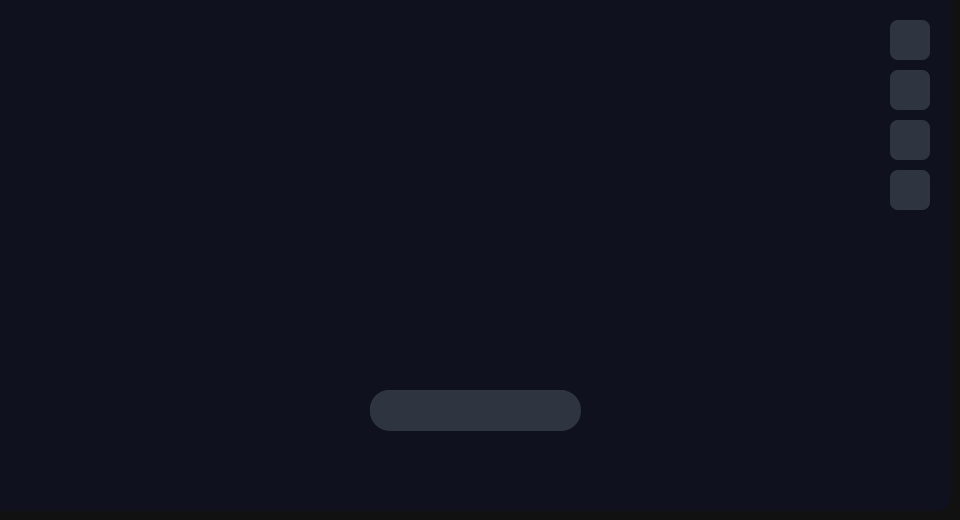
            <widget class="QWidget" name="Desktop_2">
             <property name="styleSheet">
              <string notr="true">background-color: rgb(17, 17, 17);
border-bottom-right-radius: 13px;</string>
             </property>
             <widget class="QFrame" name="frame_2">
              <property name="geometry">
               <rect>
                <x>0</x>
                <y>0</y>
                <width>951</width>
                <height>511</height>
               </rect>
              </property>
              <property name="styleSheet">
               <string notr="true">border-bottom-right-radius: 13px;
background-color: rgb(15, 17, 30);</string>
              </property>
              <property name="frameShape">
               <enum>QFrame::StyledPanel</enum>
              </property>
              <property name="frameShadow">
               <enum>QFrame::Raised</enum>
              </property>
              <widget class="QPushButton" name="calc">
               <property name="geometry">
                <rect>
                 <x>890</x>
                 <y>70</y>
                 <width>40</width>
                 <height>40</height>
                </rect>
               </property>
               <property name="minimumSize">
                <size>
                 <width>40</width>
                 <height>40</height>
                </size>
               </property>
               <property name="maximumSize">
                <size>
                 <width>40</width>
                 <height>40</height>
                </size>
               </property>
               <property name="cursor">
                <cursorShape>PointingHandCursor</cursorShape>
               </property>
               <property name="styleSheet">
                <string notr="true">background-color:#2E3440;
border: none;
border-radius: 8px;</string>
               </property>
               <property name="text">
                <string/>
               </property>
               <property name="icon">
                <iconset>
                 <normaloff>V2 Icons/calculator4px.png</normaloff>V2 Icons/calculator4px.png</iconset>
               </property>
               <property name="iconSize">
                <size>
                 <width>30</width>
                 <height>30</height>
                </size>
               </property>
              </widget>
              <widget class="QPushButton" name="calc_2">
               <property name="geometry">
                <rect>
                 <x>890</x>
                 <y>170</y>
                 <width>40</width>
                 <height>40</height>
                </rect>
               </property>
               <property name="minimumSize">
                <size>
                 <width>40</width>
                 <height>40</height>
                </size>
               </property>
               <property name="maximumSize">
                <size>
                 <width>40</width>
                 <height>40</height>
                </size>
               </property>
               <property name="cursor">
                <cursorShape>PointingHandCursor</cursorShape>
               </property>
               <property name="styleSheet">
                <string notr="true">background-color: #2E3440;
border: none;
border-radius: 8px;</string>
               </property>
               <property name="text">
                <string/>
               </property>
               <property name="icon">
                <iconset>
                 <normaloff>V2 Icons/private_folderpx.png</normaloff>V2 Icons/private_folderpx.png</iconset>
               </property>
               <property name="iconSize">
                <size>
                 <width>30</width>
                 <height>30</height>
                </size>
               </property>
              </widget>
              <widget class="QPushButton" name="calc_3">
               <property name="geometry">
                <rect>
                 <x>890</x>
                 <y>120</y>
                 <width>40</width>
                 <height>40</height>
                </rect>
               </property>
               <property name="minimumSize">
                <size>
                 <width>40</width>
                 <height>40</height>
                </size>
               </property>
               <property name="maximumSize">
                <size>
                 <width>40</width>
                 <height>40</height>
                </size>
               </property>
               <property name="cursor">
                <cursorShape>PointingHandCursor</cursorShape>
               </property>
               <property name="styleSheet">
                <string notr="true">background-color: #2E3440;
border: none;
border-radius: 8px;</string>
               </property>
               <property name="text">
                <string/>
               </property>
               <property name="icon">
                <iconset>
                 <normaloff>V2 Icons/music_video_0px.png</normaloff>V2 Icons/music_video_0px.png</iconset>
               </property>
               <property name="iconSize">
                <size>
                 <width>20</width>
                 <height>20</height>
                </size>
               </property>
              </widget>
              <widget class="QPushButton" name="calc_4">
               <property name="geometry">
                <rect>
                 <x>890</x>
                 <y>20</y>
                 <width>40</width>
                 <height>40</height>
                </rect>
               </property>
               <property name="minimumSize">
                <size>
                 <width>40</width>
                 <height>40</height>
                </size>
               </property>
               <property name="maximumSize">
                <size>
                 <width>40</width>
                 <height>40</height>
                </size>
               </property>
               <property name="cursor">
                <cursorShape>PointingHandCursor</cursorShape>
               </property>
               <property name="styleSheet">
                <string notr="true">background-color: #2E3440;
border: none;
border-radius: 8px;</string>
               </property>
               <property name="text">
                <string/>
               </property>
               <property name="icon">
                <iconset>
                 <normaloff>V2 Icons/record_px.png</normaloff>V2 Icons/record_px.png</iconset>
               </property>
               <property name="iconSize">
                <size>
                 <width>30</width>
                 <height>30</height>
                </size>
               </property>
              </widget>
              <widget class="QFrame" name="frame_3">
               <property name="geometry">
                <rect>
                 <x>370</x>
                 <y>390</y>
                 <width>211</width>
                 <height>41</height>
                </rect>
               </property>
               <property name="styleSheet">
                <string notr="true">background-color: #2E3440;
border-radius:20px;

</string>
               </property>
               <property name="frameShape">
                <enum>QFrame::StyledPanel</enum>
               </property>
               <property name="frameShadow">
                <enum>QFrame::Raised</enum>
               </property>
               <widget class="QPushButton" name="calc_9">
                <property name="geometry">
                 <rect>
                  <x>0</x>
                  <y>0</y>
                  <width>40</width>
                  <height>40</height>
                 </rect>
                </property>
                <property name="minimumSize">
                 <size>
                  <width>40</width>
                  <height>40</height>
                 </size>
                </property>
                <property name="maximumSize">
                 <size>
                  <width>40</width>
                  <height>40</height>
                 </size>
                </property>
                <property name="cursor">
                 <cursorShape>PointingHandCursor</cursorShape>
                </property>
                <property name="styleSheet">
                 <string notr="true">background-color: #2E3440;
border: none;
border-top-left-radius:19px;
border-bottom-left-radius:19px;
border-top-right-radius:0px;
border-bottom-right-radius:0px;</string>
                </property>
                <property name="text">
                 <string/>
                </property>
                <property name="icon">
                 <iconset>
                  <normaloff>V2 Icons/image-removebg-preview.png</normaloff>V2 Icons/image-removebg-preview.png</iconset>
                </property>
                <property name="iconSize">
                 <size>
                  <width>40</width>
                  <height>40</height>
                 </size>
                </property>
               </widget>
               <widget class="QPushButton" name="calc_11">
                <property name="geometry">
                 <rect>
                  <x>40</x>
                  <y>0</y>
                  <width>40</width>
                  <height>40</height>
                 </rect>
                </property>
                <property name="minimumSize">
                 <size>
                  <width>40</width>
                  <height>40</height>
                 </size>
                </property>
                <property name="maximumSize">
                 <size>
                  <width>40</width>
                  <height>40</height>
                 </size>
                </property>
                <property name="cursor">
                 <cursorShape>PointingHandCursor</cursorShape>
                </property>
                <property name="styleSheet">
                 <string notr="true">background-color:#2E3440;;
border: none;
border-radius: 0px;</string>
                </property>
                <property name="text">
                 <string/>
                </property>
                <property name="icon">
                 <iconset>
                  <normaloff>V2 Icons/shopping_bag_px.png</normaloff>V2 Icons/shopping_bag_px.png</iconset>
                </property>
                <property name="iconSize">
                 <size>
                  <width>30</width>
                  <height>30</height>
                 </size>
                </property>
               </widget>
               <widget class="QPushButton" name="calc_12">
                <property name="geometry">
                 <rect>
                  <x>80</x>
                  <y>0</y>
                  <width>40</width>
                  <height>40</height>
                 </rect>
                </property>
                <property name="minimumSize">
                 <size>
                  <width>40</width>
                  <height>40</height>
                 </size>
                </property>
                <property name="maximumSize">
                 <size>
                  <width>40</width>
                  <height>40</height>
                 </size>
                </property>
                <property name="cursor">
                 <cursorShape>PointingHandCursor</cursorShape>
                </property>
                <property name="styleSheet">
                 <string notr="true">background-color: #2E3440;
border: none;
border-radius: 0px;</string>
                </property>
                <property name="text">
                 <string/>
                </property>
                <property name="icon">
                 <iconset>
                  <normaloff>V2 Icons/opened_folder_5x.png</normaloff>V2 Icons/opened_folder_5x.png</iconset>
                </property>
                <property name="iconSize">
                 <size>
                  <width>24</width>
                  <height>24</height>
                 </size>
                </property>
               </widget>
               <widget class="QPushButton" name="calc_13">
                <property name="geometry">
                 <rect>
                  <x>120</x>
                  <y>0</y>
                  <width>40</width>
                  <height>40</height>
                 </rect>
                </property>
                <property name="minimumSize">
                 <size>
                  <width>40</width>
                  <height>40</height>
                 </size>
                </property>
                <property name="maximumSize">
                 <size>
                  <width>40</width>
                  <height>40</height>
                 </size>
                </property>
                <property name="cursor">
                 <cursorShape>PointingHandCursor</cursorShape>
                </property>
                <property name="styleSheet">
                 <string notr="true">background-color: #2E3440;
border: none;
border-radius: 0px;</string>
                </property>
                <property name="text">
                 <string/>
                </property>
                <property name="icon">
                 <iconset>
                  <normaloff>V2 Icons/cloudpx.png</normaloff>V2 Icons/cloudpx.png</iconset>
                </property>
                <property name="iconSize">
                 <size>
                  <width>30</width>
                  <height>30</height>
                 </size>
                </property>
               </widget>
               <widget class="QPushButton" name="calc_14">
                <property name="geometry">
                 <rect>
                  <x>160</x>
                  <y>0</y>
                  <width>40</width>
                  <height>40</height>
                 </rect>
                </property>
                <property name="minimumSize">
                 <size>
                  <width>40</width>
                  <height>40</height>
                 </size>
                </property>
                <property name="maximumSize">
                 <size>
                  <width>40</width>
                  <height>40</height>
                 </size>
                </property>
                <property name="cursor">
                 <cursorShape>PointingHandCursor</cursorShape>
                </property>
                <property name="styleSheet">
                 <string notr="true">background-color: #2E3440;
border: none;
border-radius: 8px;</string>
                </property>
                <property name="text">
                 <string/>
                </property>
                <property name="icon">
                 <iconset>
                  <normaloff>V2 Icons/update_px.png</normaloff>V2 Icons/update_px.png</iconset>
                </property>
                <property name="iconSize">
                 <size>
                  <width>30</width>
                  <height>30</height>
                 </size>
                </property>
               </widget>
              </widget>
              <widget class="QPushButton" name="pushButton">
               <property name="geometry">
                <rect>
                 <x>0</x>
                 <y>0</y>
                 <width>951</width>
                 <height>461</height>
                </rect>
               </property>
               <property name="text">
                <string/>
               </property>
               <property name="icon">
                <iconset>
                 <normaloff>V2 Icons/jakob-owens-EwRM05V0VSI-unsplash.jpg</normaloff>V2 Icons/jakob-owens-EwRM05V0VSI-unsplash.jpg</iconset>
               </property>
               <property name="iconSize">
                <size>
                 <width>1000</width>
                 <height>1000</height>
                </size>
               </property>
              </widget>
              <zorder>pushButton</zorder>
              <zorder>frame_3</zorder>
              <zorder>calc</zorder>
              <zorder>calc_4</zorder>
              <zorder>calc_3</zorder>
              <zorder>calc_2</zorder>
             </widget>
            </widget>
